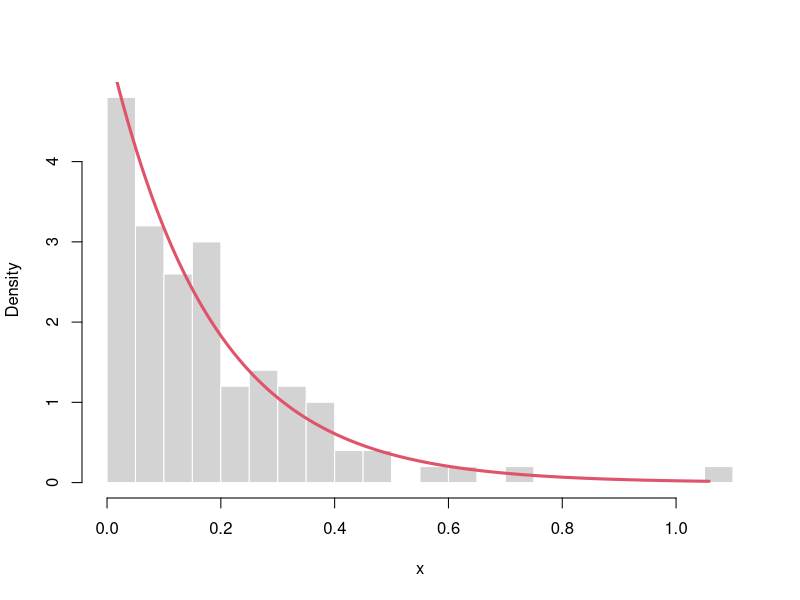
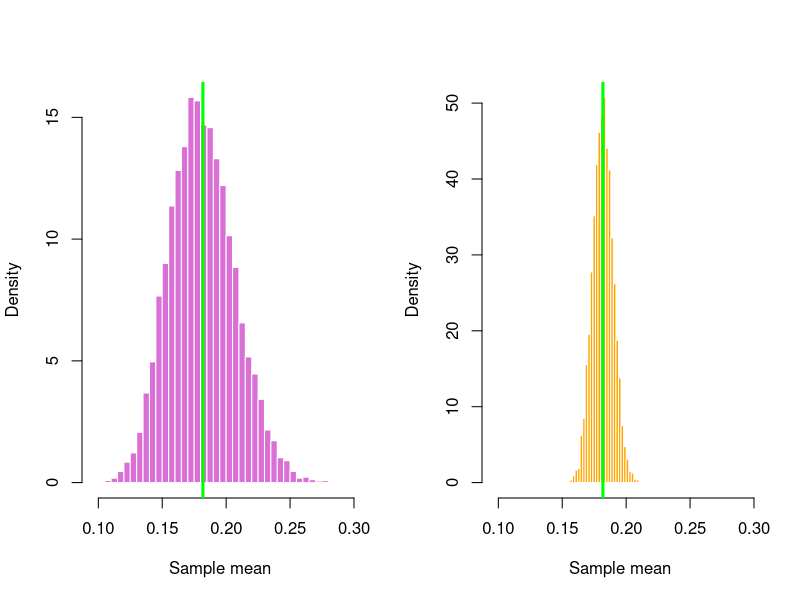

These charts were generated, in order, by the following R code:
pdf("images/chapter_4/CLTexp.pdf", width=5, height=5)
set.seed(230630)
n <- 100
expsamp1 <- rexp(n, 5.5)
hist(expsamp1, freq = F, breaks=20,main="", xlab="x", border="white")
xs <- seq(0, max(expsamp1), length=1000)
lines(xs, dexp(xs,5.5), lwd=3, col=2) # show the true distribution
dev.off()

## 10000 iterations - show the distribution of the sample means:
pdf("images/chapter_4/CLTexp2.pdf", width=8, height=5)
n <- 50
allMeans <- rep(0, 10000)   # (@\wingding{1}@)
for (i in 1:10000) {
  expsamp <- rexp(n,5.5)
  allMeans[i] <- mean(expsamp) # (@\wingding{2}@)
}
par(mfrow=c(1,2))
m <- min(allMeans)
M <- max(allMeans)
hist(allMeans, freq = F, breaks=40, xlim=c(m, M), main="", xlab="Sample mean", border="white", col="orchid")
abline(v=1/5.5, lwd=3, col="green")

## Repeat, this time with a larger sample size:
## 10000 iterations - show the distribution of the sample means:
n <- 500
allMeans <- rep(0, 10000)
for (i in 1:10000) {
  samp <- rexp(n,5.5)
  allMeans[i] <- mean(samp)
}
hist(allMeans, freq = F, breaks=40, xlim=c(m, M), main="", xlab="Sample mean", border="white", col="orange")
abline(v=1/5.5, lwd=3, col="green")
par(mfrow=c(1,1))
dev.off()

